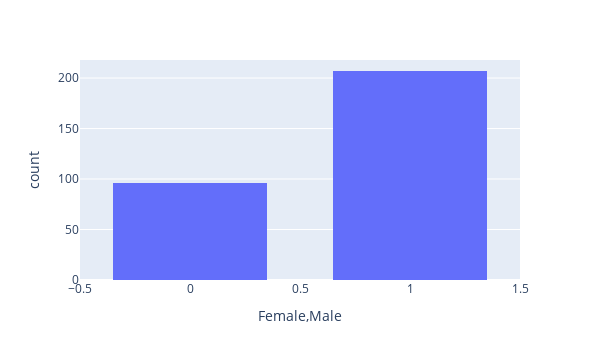

This figure's notebook cell:
### Code cell
# Alternative for same: vizualizing using plotly
fig1=px.histogram(df.sex,x=df.sex,category_orders=dict(sex=[0,1]),nbins=2,labels={'x':'Female,Male'},width=600)
fig1.update_layout(bargap=0.3)
fig1.show()

### Figure 1 — Plotly figure (JSON) as saved in the notebook; plotly's stock layout.template omitted (floating-point values rounded to 4 significant figures; data arrays with more than 128 entries replaced by an {"elided": "..."} marker saying what was removed)
{"data": [{"alignmentgroup": "True", "bingroup": "x", "hovertemplate": "Female,Male=%{x}<br>count=%{y}<extra></extra>", "legendgroup": "", "marker": {"color": "#636efa", "pattern": {"shape": ""}}, "name": "", "nbinsx": 2, "offsetgroup": "", "orientation": "v", "showlegend": false, "type": "histogram", "x": {"elided": "303 int values"}, "xaxis": "x", "yaxis": "y"}], "layout": {"bargap": 0.3, "barmode": "relative", "height": 360, "legend": {"tracegroupgap": 0}, "margin": {"t": 60}, "width": 600, "xaxis": {"anchor": "y", "autorange": true, "domain": [0, 1], "range": [-0.5, 1.5], "title": {"text": "Female,Male"}, "type": "linear"}, "yaxis": {"anchor": "x", "autorange": true, "domain": [0, 1], "range": [0, 217.9], "title": {"text": "count"}}}}
